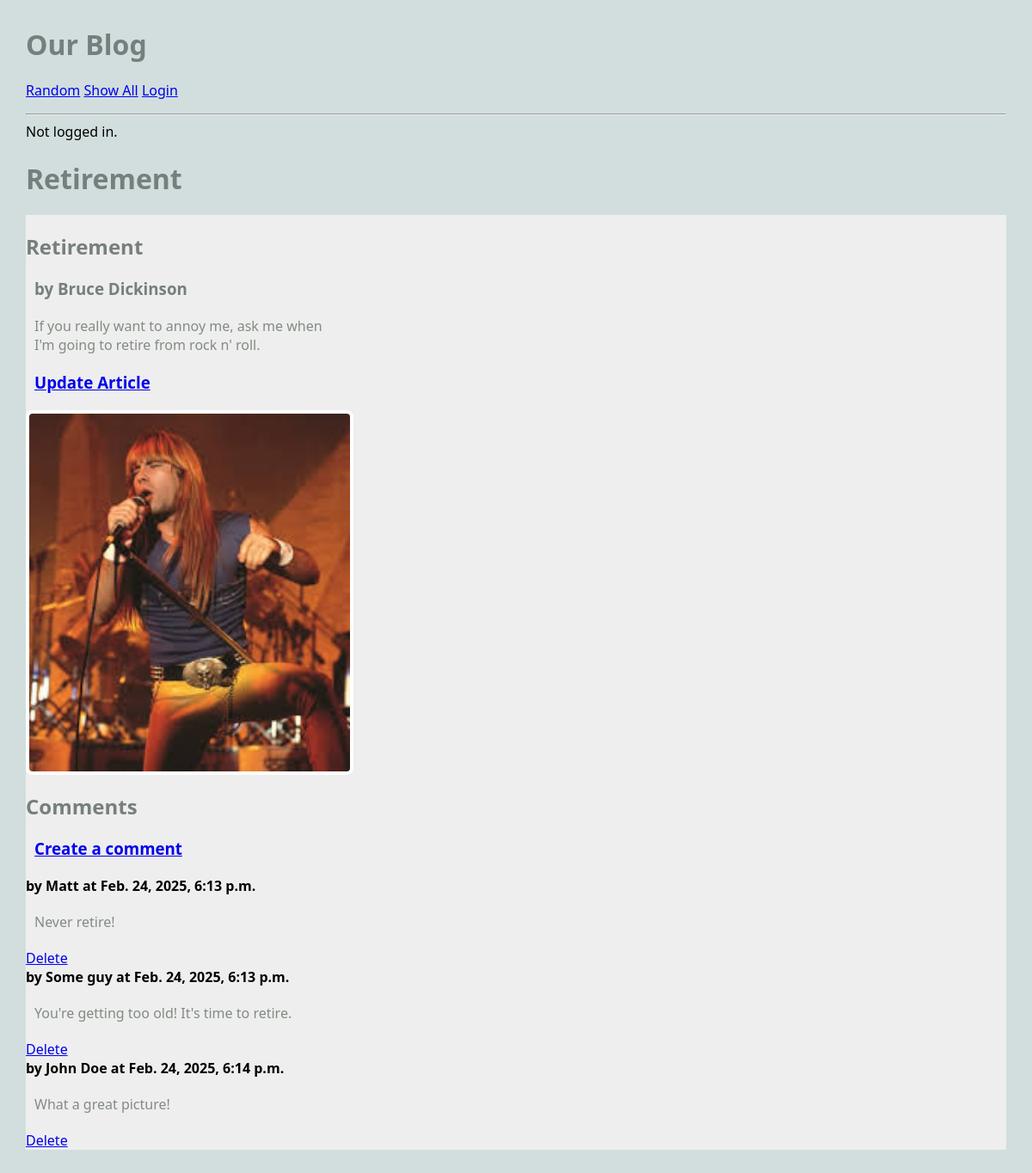
/blog/article/1, run on the app's committed database.
### blog/models.py (models this page shows, shortened)
class Article(models.Model):
    title = models.TextField(blank=True)
    author = models.TextField(blank=True)
    text = models.TextField(blank=True)
    published=models.DateTimeField(auto_now=True)
    image_file = models.ImageField(blank = True)
    user = models.ForeignKey(User, on_delete=models.CASCADE)
    def get_all_comments(self):
        comments = Comment.objects.filter(article=self)
        return comments

class Comment(models.Model):
    article = models.ForeignKey(Article, on_delete= models.CASCADE)
    author = models.TextField(blank = False)
    text = models.TextField(blank = False)
    published = models.DateTimeField(auto_now = True)

### blog/views.py (the view)
# urls.py: path('article/<int:pk>', ArticleView.as_view(), name="article"),
class ArticleView(DetailView):
    model = Article
    template_name= "blog/article.html"
    context_object_name = "article"

### blog/templates/blog/article.html (shortened to what this page needs)
{% extends 'blog/base.html' %}
{% block content %}
<h1>{{article.title}}</h1>
<main class = "grid-container">
    <article>
        <div>
        <h2>{{article.title}}</h2>
        <h3>by {{article.author}}</h3>
        <p>{{article.text}}</p>
        <h3><a href="{%url 'update_article' article.pk%}">Update Article</a></h3>
        </div>
        {% if article.image_file %}
        <img src="{{article.image_file.url}}" alt="">
        {% else %}
        <h3>No image</h3>
        {%endif%}
        <h2>Comments</h2>
        <h3><a href="{% url 'create_comment' article.pk %}">Create a comment</a></h3>
        {% for comment in article.get_all_comments %}
        <div>
            <strong>by {{comment.author}} at {{comment.published}}</strong>
            <p>{{comment.text}}</p>
            <a href="{% url 'delete_comment' comment.pk %}">Delete</a>
        </div>
        {%endfor%}
    </article>
{% endblock %}

### static/styles-blog.css (style rules this page uses)
body { margin: 30px; background: #d1dedd; font-family:'Segoe UI', Tahoma, Geneva, Verdana, sans-serif; }
h1, h2, h3 { color: #767f7e; }
p { color: #828b82; }
.grid-container { background: #eee; max-width: 900px; display: grid; grid-template-columns: repeat(3, 1fr); grid-gap: 10px; max-width: 1200px; margin: 20px auto; }
article img, article.featured img { width: 100%; border: 4px solid #fff; border-radius: 8px; }
article p, article h3 { margin: 20px 10px; }

### data on the page
Article: title "Retirement", author "Bruce Dickinson", text "If you really want to annoy me, ask me when I'm going to retire from rock n' roll.", image_file (picture)
Comment: author "Matt", published "Feb. 24, 2025, 6:13 p.m.", text "Never retire!"
Comment: author "Some guy", published "Feb. 24, 2025, 6:13 p.m.", text "You're getting too old! It's time to retire."
Comment: author "John Doe", published "Feb. 24, 2025, 6:14 p.m.", text "What a great picture!"
